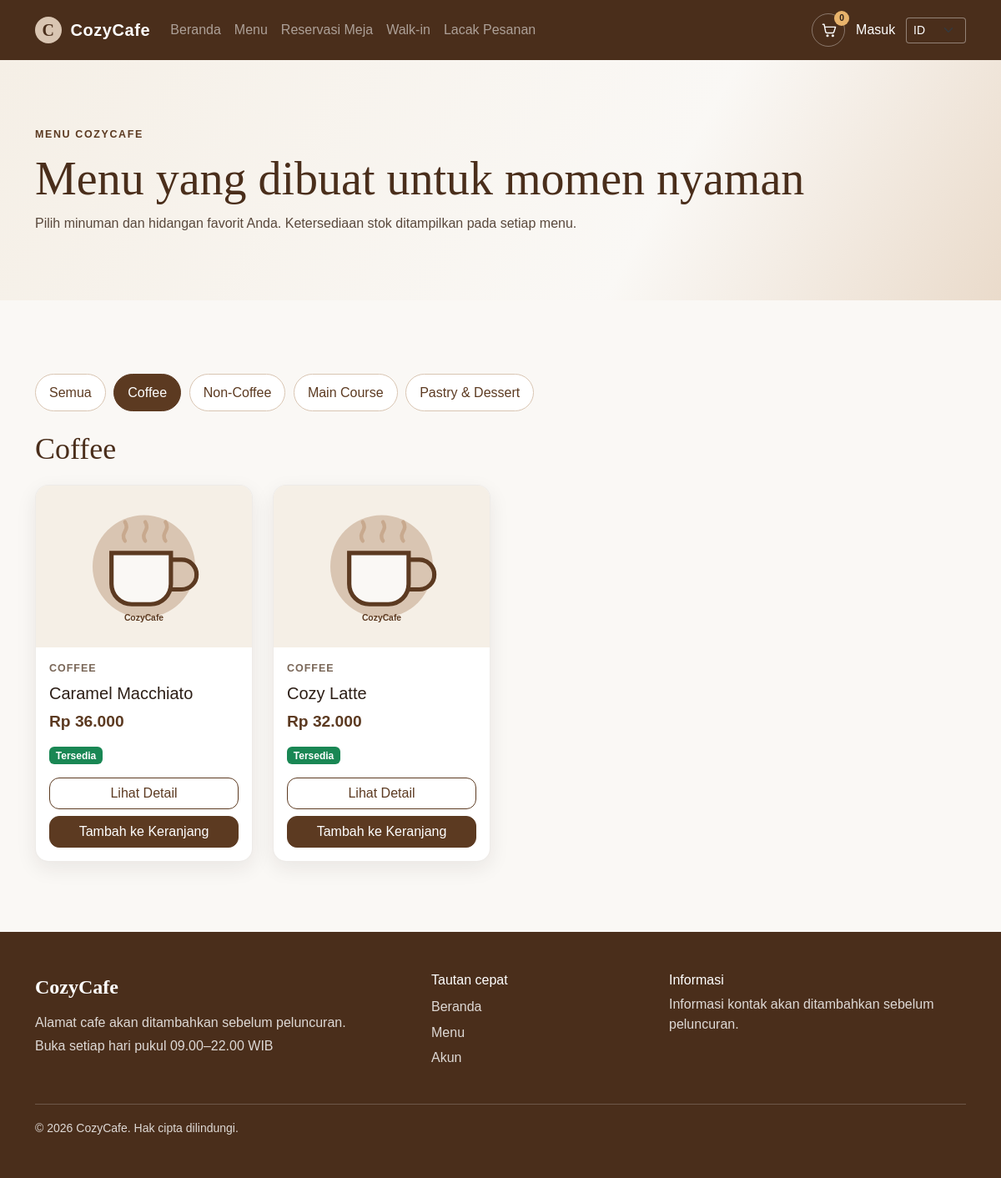
Screenshot of /customer/menu.php?category=coffee with the database file from the repository.
### tables this page shows
CREATE TABLE IF NOT EXISTS categories (
    id INT UNSIGNED NOT NULL AUTO_INCREMENT,
    name VARCHAR(100) NOT NULL,
    slug VARCHAR(120) NOT NULL,
    sort_order INT NOT NULL DEFAULT 0,
    is_active TINYINT(1) NOT NULL DEFAULT 1,
    created_at DATETIME NOT NULL DEFAULT CURRENT_TIMESTAMP,
    PRIMARY KEY (id),
    UNIQUE KEY uq_categories_name (name),
    UNIQUE KEY uq_categories_slug (slug),
    KEY idx_categories_active_order (is_active, sort_order)
);

CREATE TABLE IF NOT EXISTS products (
    id INT UNSIGNED NOT NULL AUTO_INCREMENT,
    category_id INT UNSIGNED NOT NULL,
    name VARCHAR(150) NOT NULL,
    slug VARCHAR(170) NOT NULL,
    image VARCHAR(255) NULL,
    description TEXT NULL,
    price DECIMAL(12,2) UNSIGNED NOT NULL,
    stock INT UNSIGNED NOT NULL DEFAULT 0,
    is_available TINYINT(1) NOT NULL DEFAULT 1,
    is_featured TINYINT(1) NOT NULL DEFAULT 0,
    created_at DATETIME NOT NULL DEFAULT CURRENT_TIMESTAMP,
    updated_at DATETIME NOT NULL DEFAULT CURRENT_TIMESTAMP ON UPDATE CURRENT_TIMESTAMP,
    PRIMARY KEY (id),
    UNIQUE KEY uq_products_slug (slug),
    KEY idx_products_category_available (category_id, is_available),
    KEY idx_products_featured_available (is_featured, is_available),
    CONSTRAINT fk_products_category
        FOREIGN KEY (category_id) REFERENCES categories (id)
        ON UPDATE CASCADE ON DELETE RESTRICT
);

### includes/functions.php (called while the page is built, shortened)
<?php
function cozycafe_app_path(string $relativePath = ''): string
{
    require_once dirname(__DIR__) . DIRECTORY_SEPARATOR . 'config' . DIRECTORY_SEPARATOR . 'env.php';
    $appUrl = cozycafe_env('APP_URL', 'http://localhost/cozycafe');
    $basePath = parse_url((string) $appUrl, PHP_URL_PATH);
    $basePath = is_string($basePath) ? rtrim($basePath, '/') : '';
    return ($basePath === '' ? '' : $basePath) . '/' . $relativePath;
}
function e(string|int|float|null $value): string
{
    return htmlspecialchars((string) ($value ?? ''), ENT_QUOTES | ENT_SUBSTITUTE, 'UTF-8');
}
function format_rupiah(int|float|string $amount): string
{
    $numericAmount = (float) $amount;
    return 'Rp ' . number_format($numericAmount, 0, ',', '.');
}
function __(string $key, array $replacements = []): string
{
    $language = $_SESSION['lang'] ?? 'id';
    static $catalogues = [];
    if (!isset($catalogues[$language])) {
        $cataloguePath = dirname(__DIR__) . DIRECTORY_SEPARATOR . 'languages' . DIRECTORY_SEPARATOR . $language . '.php';
        $catalogue = require $cataloguePath;
        $catalogues[$language] = $catalogue;
    }
    $text = $catalogues[$language][$key] ?? null;
    $mappedReplacements = [];
    return strtr($text, $mappedReplacements);
}

### config/env.php (called while the page is built, shortened)
<?php
function cozycafe_env(string $key, ?string $default = null): ?string
{
    $value = getenv($key);
    return $value === false ? $default : $value;
}

### customer/menu.php (the view, shortened to what this page needs)
<?php
require_once dirname(__DIR__) . DIRECTORY_SEPARATOR . 'includes' . DIRECTORY_SEPARATOR . 'functions.php';
require_once dirname(__DIR__) . DIRECTORY_SEPARATOR . 'includes' . DIRECTORY_SEPARATOR . 'storefront.php';
$pdo = require dirname(__DIR__) . DIRECTORY_SEPARATOR . 'config' . DIRECTORY_SEPARATOR . 'database.php';
$categoryQuery = $pdo->query(
    'SELECT id, name, slug
     FROM categories
     WHERE is_active = 1
     ORDER BY sort_order ASC, name ASC'
);
$categories = $categoryQuery->fetchAll();
$requestedCategory = $_GET['category'] ?? null;
$selectedCategory = is_string($requestedCategory) ? trim($requestedCategory) : '';
$sql = 'SELECT p.id, p.category_id, p.name, p.slug, p.image, p.description, p.price,
               p.stock, p.is_available, c.name AS category_name, c.slug AS category_slug
        FROM products p
        INNER JOIN categories c ON c.id = p.category_id
        WHERE c.is_active = 1';
$parameters = [];
if ($selectedCategory !== '') {
    $sql .= ' AND c.slug = :category_slug';
    $parameters['category_slug'] = $selectedCategory;
}
$sql .= ' ORDER BY c.sort_order ASC, p.created_at DESC, p.id DESC';
$productQuery = $pdo->prepare($sql);
$productQuery->execute($parameters);
$products = $productQuery->fetchAll();
$productsByCategory = [];
foreach ($products as $product) {
    $slug = (string) $product['category_slug'];
    if (!isset($productsByCategory[$slug])) {
        $productsByCategory[$slug] = [
            'name' => (string) $product['category_name'],
            'products' => [],
        ];
    }
    $productsByCategory[$slug]['products'][] = $product;
}
require dirname(__DIR__) . DIRECTORY_SEPARATOR . 'includes' . DIRECTORY_SEPARATOR . 'header.php';
?>
<section class="page-hero page-hero--compact">
    <div class="container">
        <p class="eyebrow"><?= e(__('storefront.menu_eyebrow')) ?></p>
        <h1><?= e(__('storefront.menu_title')) ?></h1>
        <p class="page-hero__copy"><?= e(__('storefront.menu_intro')) ?></p>
    </div>
</section>
<section class="section-space container">
    <nav class="category-tabs" aria-label="<?= e(__('storefront.menu_categories')) ?>">
        <a
            class="category-tab<?= $selectedCategory === '' ? ' active' : '' ?>"
            href="<?= e(cozycafe_app_path('customer/menu.php')) ?>"
            <?= $selectedCategory === '' ? 'aria-current="page"' : '' ?>
        ><?= e(__('storefront.all_categories')) ?></a>
        <?php foreach ($categories as $category): ?>
            <a
                class="category-tab<?= $selectedCategory === $category['slug'] ? ' active' : '' ?>"
                href="<?= e(cozycafe_app_path('customer/menu.php?category=' . rawurlencode((string) $category['slug']))) ?>"
                <?= $selectedCategory === $category['slug'] ? 'aria-current="page"' : '' ?>
            ><?= e($category['name']) ?></a>
        <?php endforeach; ?>
    </nav>
    <?php if ($products === []): ?>
        <div class="empty-state empty-state--large">
            <h2 class="h4"><?= e(__('storefront.no_products_title')) ?></h2>
            <p class="mb-0"><?= e(__('storefront.no_products_intro')) ?></p>
        </div>
    <?php else: ?>
        <?php foreach ($productsByCategory as $categorySlug => $group): ?>
            <section class="menu-category-section" aria-labelledby="category-<?= e($categorySlug) ?>">
                <div class="section-heading">
                    <h2 id="category-<?= e($categorySlug) ?>"><?= e($group['name']) ?></h2>
                </div>
                <div class="row g-4">
                    <?php foreach ($group['products'] as $product): ?>
                        <div class="col-12 col-sm-6 col-lg-4 col-xl-3">
                            <?php render_storefront_product_card($product); ?>
                        </div>
                    <?php endforeach; ?>
                </div>
            </section>
        <?php endforeach; ?>
    <?php endif; ?>
</section>
<?php require dirname(__DIR__) . DIRECTORY_SEPARATOR . 'includes' . DIRECTORY_SEPARATOR . 'footer.php'; ?>

### includes/storefront.php (shortened to what this page needs)
<?php
require_once __DIR__ . DIRECTORY_SEPARATOR . 'functions.php';
function cozycafe_storefront_image(?string $image, string $type): string
{
    $directory = $type === 'product' ? 'products' : 'banners';
    $fallback = $type === 'product'
        ? 'assets/images/menu-placeholder.svg'
        : 'assets/images/banner-placeholder.svg';
    if (
        is_string($image)
        && preg_match(
            '/\Auploads\/' . preg_quote($directory, '/') . '\/[A-Za-z0-9][A-Za-z0-9._-]{0,248}\.(?:jpe?g|png|webp)\z/i',
            $image
        ) === 1
    ) {
        $filePath = dirname(__DIR__) . DIRECTORY_SEPARATOR
            . str_replace('/', DIRECTORY_SEPARATOR, $image);
    }
    return cozycafe_app_path($fallback);
}
function render_storefront_product_card(array $product): void
{
    $slug = (string) ($product['slug'] ?? '');
    $detailUrl = cozycafe_app_path('customer/product-detail.php?slug=' . rawurlencode($slug));
    $inStock = (int) ($product['stock'] ?? 0) > 0 && (int) ($product['is_available'] ?? 0) === 1;
    ?>
    <article class="card card-cozy product-card h-100">
        <a class="product-card__image-link" href="<?= e($detailUrl) ?>">
            <img
                class="product-card__image"
                src="<?= e(cozycafe_storefront_image(
                    isset($product['image']) && is_string($product['image']) ? $product['image'] : null,
                    'product'
                )) ?>"
                alt="<?= e($product['name'] ?? '') ?>"
                loading="lazy"
            >
        </a>
        <div class="card-body d-flex flex-column">
            <?php if (isset($product['category_name'])): ?>
                <p class="product-card__category mb-2"><?= e($product['category_name']) ?></p>
            <?php endif; ?>
            <h3 class="h5 card-title">
                <a class="product-card__title" href="<?= e($detailUrl) ?>"><?= e($product['name'] ?? '') ?></a>
            </h3>
            <p class="product-card__price mb-3"><?= e(format_rupiah((string) ($product['price'] ?? '0'))) ?></p>
            <?php if ($inStock): ?>
                <span class="badge text-bg-success align-self-start mb-3"><?= e(__('storefront.available')) ?></span>
            <?php else: ?>
                <span class="badge text-bg-secondary align-self-start mb-3"><?= e(__('storefront.sold_out')) ?></span>
            <?php endif; ?>
            <div class="mt-auto d-grid gap-2">
                <a class="btn btn-outline-cozy" href="<?= e($detailUrl) ?>"><?= e(__('button.view_details')) ?></a>
                <form method="post" action="<?= e(cozycafe_app_path('customer/cart_action.php')) ?>" data-cart-form>
                    <button class="btn btn-cozy w-100" type="submit"<?= !$inStock ? ' disabled' : '' ?>>
                        <?= e(__('button.add_to_cart')) ?>
                    </button>
                </form>
            </div>
        </div>
    </article>
    <?php
}

### assets/css/style.css (style rules this page uses)
:root { --color-primary: #5C3A21; --color-primary-dark: #4A2E1B; --color-secondary: #F5EFE6; --color-accent: #D9C5B2; --color-accent-dark: #C8A98E; --color-background: #FAF8F5; --color-text: #2C1E16; --radius-card: 16px; --shadow-soft: 0 8px 24px rgba(44, 30, 22, 0.08); }
* { box-sizing: border-box; }
body { margin: 0; background: var(--color-background); color: var(--color-text); font-family: Arial, sans-serif; }
a { color: var(--color-primary); }
.card-cozy { border: 1px solid var(--color-secondary); border-radius: var(--radius-card); box-shadow: var(--shadow-soft); }
.btn-cozy { border-color: var(--color-primary); border-radius: 12px; background: var(--color-primary); color: #fff; }
.eyebrow { margin-bottom: 0.65rem; color: var(--color-primary); font-size: 0.78rem; font-weight: 700; letter-spacing: 0.13em; text-transform: uppercase; }
.btn-outline-cozy { border: 1px solid var(--color-primary); border-radius: 12px; color: var(--color-primary); }
.section-space { padding-top: clamp(3rem, 7vw, 5.5rem); padding-bottom: clamp(3rem, 7vw, 5.5rem); }
.section-heading { display: flex; align-items: end; justify-content: space-between; gap: 1rem; margin-bottom: 1.75rem; }
.section-heading h2, .availability-card h2 { margin-bottom: 0.4rem; color: var(--color-primary-dark); font-family: Georgia, "Times New Roman", serif; font-size: clamp(1.7rem, 3vw, 2.4rem); }
.product-card { overflow: hidden; border-color: rgba(92, 58, 33, 0.1); background: #fff; }
.product-card__image-link { display: block; overflow: hidden; background: var(--color-secondary); }
.product-card__image { display: block; width: 100%; aspect-ratio: 4 / 3; object-fit: cover; transition: transform 200ms ease; }
.product-card__category { color: #796657; font-size: 0.78rem; font-weight: 700; letter-spacing: 0.08em; text-transform: uppercase; }
.product-card__title { color: var(--color-text); text-decoration: none; }
.product-card__price, .product-detail__price { color: var(--color-primary); font-size: 1.2rem; font-weight: 700; }
.page-hero { padding: clamp(3rem, 7vw, 5rem) 0; background: linear-gradient(120deg, #f5efe6, #faf8f5 65%, #eadbcb); }
.page-hero h1 { color: var(--color-primary-dark); font-family: Georgia, "Times New Roman", serif; font-size: clamp(2.2rem, 5vw, 3.5rem); }
.page-hero__copy { max-width: 42rem; margin-bottom: 0; color: #59483c; }
.category-tabs { display: flex; gap: 0.6rem; overflow-x: auto; padding: 0.25rem 0 1.5rem; scrollbar-width: thin; }
.category-tab { flex: 0 0 auto; padding: 0.6rem 1rem; border: 1px solid var(--color-accent); border-radius: 999px; background: #fff; color: var(--color-primary); text-decoration: none; }
.category-tab:hover, .category-tab:focus-visible, .category-tab.active { border-color: var(--color-primary); background: var(--color-primary); color: #fff; }
.menu-category-section .section-heading { margin-bottom: 1.25rem; }
.menu-category-section h2 { margin: 0; color: var(--color-primary-dark); font-family: Georgia, "Times New Roman", serif; }

### rows the page displays
categories: name "Coffee"
categories: name "Non-Coffee"
categories: name "Main Course"
categories: name "Pastry & Dessert"
products: category.name "COFFEE", name "Caramel Macchiato", price "Rp 36.000"
products: category.name "COFFEE", name "Cozy Latte", price "Rp 32.000"

### other values shown
__('nav.home') "Beranda"
__('nav.menu') "Menu"
__('nav.reservations') "Reservasi Meja"
__('nav.walkin') "Walk-in"
__('nav.track_order') "Lacak Pesanan"
$cartCount > 99 ? '99+' : $cartCount "0"
$customerId !== null ? __('nav.account') : __('nav.login') "Masuk"
__('storefront.menu_eyebrow') "MENU COZYCAFE"
__('storefront.menu_title') "Menu yang dibuat untuk momen nyaman"
__('storefront.menu_intro') "Pilih minuman dan hidangan favorit Anda. Ketersediaan stok ditampilkan pada setiap menu."
__('storefront.all_categories') "Semua"
$group['name'] "Coffee"
__('storefront.footer_address_pending') "Alamat cafe akan ditambahkan sebelum peluncuran."
__('storefront.operating_hours') "Buka setiap hari pukul 09.00–22.00 WIB"
__('storefront.quick_links') "Tautan cepat"
